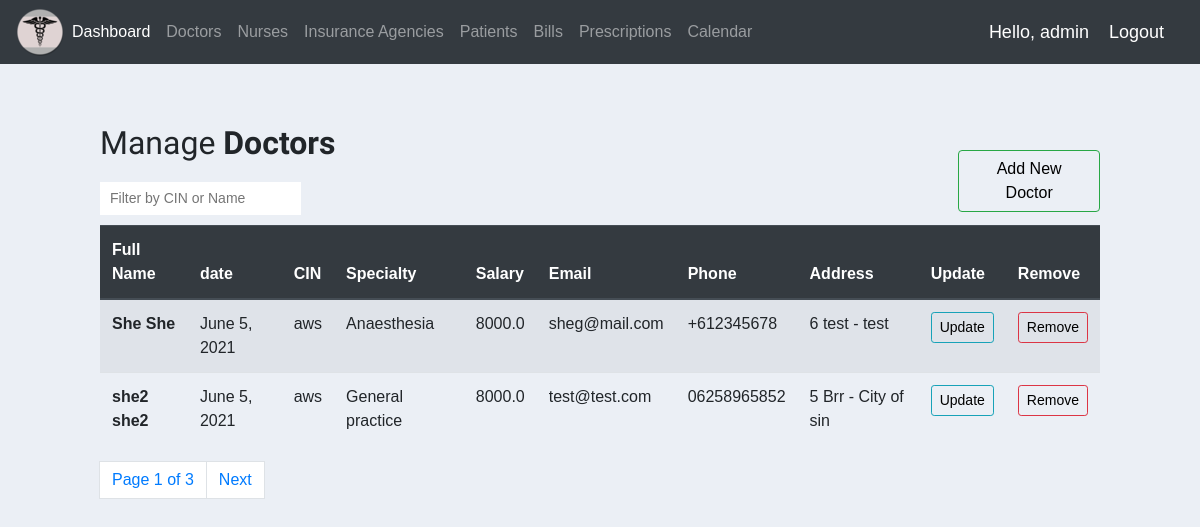
Screenshot of /list_entities/doctor (signed in) with the database file from the repository.
### mainapp/models.py (models this page shows, shortened)
class CommonInfo(models.Model):
    SEX = (
        ('Male', 'Male'),
        ('Female', 'Female'),
    )
    first_name = models.CharField(max_length=80, null=True)
    last_name = models.CharField(max_length=80, null=True)
    birth_date = models.DateField(null=True)
    sex = models.CharField(max_length=10, choices=SEX, null=True)
    cin = models.CharField(max_length=15, null=True)
    phone_nb = models.CharField(max_length=30, null=True)
    address = models.ForeignKey(Address, null=True, on_delete=models.SET_NULL)
    objects = models.Manager()
    class Meta:
        abstract = True

class Doctor(CommonInfo):
    user = models.OneToOneField(User, null=True, on_delete=models.CASCADE)
    SPECIALTY = (
        ('General practice', 'General practice'),
        ('Clinical radiology', 'Clinical radiology'),
        ('Anaesthesia', 'Anaesthesia'),
        ('Ophthalmology', 'Ophthalmology')
    )
    email = models.EmailField()
    pwd = models.CharField(max_length=200)
    salary = models.FloatField()
    specialty = models.CharField(max_length=200, choices=SPECIALTY)
    is_active = models.BooleanField(default=True)
    created = models.DateField(auto_now_add=True)
    objects = models.Manager()

class Address(models.Model):
    streetNb = models.IntegerField()
    AptFloor = models.CharField(max_length=200)
    city = models.CharField(max_length=60)

### mainapp/decorators.py (the view)
        def wrapper_func(request, *args, **kwargs):
            group = None
            if request.user.groups.exists():
                group = request.user.groups.all()[0].name
            if group in allowed_roles:
                return view_func(request, *args, **kwargs)
            else:
                return redirect('home')

### mainapp/templatetags/usergroup_tag.py (called while the page is built)
@register.filter(name='has_group')
def has_group(user, group_name):
    return user.groups.filter(name=group_name).exists()

### mainapp/templates/mainapp/entities/doctors.html (shortened to what this page needs)
{% extends "base.html" %}
{% load static %}
{% block content %}
    <div class="table-wrapper">
        <div class="table-title">
            <div class="row">
                <div class="col-sm-10">
                    <h2>Manage <b>Doctors</b></h2>
                    <input type="search" id="search" placeholder="Filter by CIN or Name">
                </div>
                <div class="col-sm-2 my-auto" style="height:20px;">
                    <a href="{% url 'create' 'doctor' %}" class="btn btn-success"><span>Add New Doctor</span></a>
                </div>
            </div>
        </div>
        <table class="table table-striped">
            <thead class="thead-dark">
                <tr>
                  <th scope="col">Full Name</th>
                  <th scope="col"><Birth-></Birth->date</th>
                  <th scope="col">CIN</th>
                  <th scope="col">Specialty</th>
                  <th scope="col">Salary</th>
                  <th scope="col">Email</th>
                  <th scope="col">Phone</th>
                  <th scope="col">Address</th>
                  <th scope="col">Update</th>
                  <th scope="col">Remove</th>
                </tr>
            </thead>
            <tbody>
                {% for item in items %}
                    <tr>
                      <th id="fullname">{{ item.last_name }} {{ item.first_name }}</th>
                      <td>{{ item.birth_date }}</td>
                      <td id="cin">{{ item.cin }}</td>
                      <td>{{ item.specialty }}</td>
                      <td>{{ item.salary }}</td>
                      <td>{{ item.email }}</td>
                      <td>{{ item.phone_nb }}</td>
                      <td>{{ item.address.streetNb }} {{ item.address.AptFloor }} - {{ item.address.city }} </td>
                      <td><a class="btn btn-sm btn-info" href="{% url 'update' item.id 'doctor' %}">Update</a></td>
                      <td><a class="btn btn-sm btn-danger" href="{% url 'delete' item.id 'doctor' %}" >Remove</a></td>
                    </tr>
                {% endfor %}
            </tbody>
        </table>
    </div>
    {% include '../../pagination.html' with page=items %}
    {% endblock %}

### mainapp/templates/navbar.html (shortened to what this page needs)
{% load static %}
{% load usergroup_tag %}
<nav class="navbar navbar-expand-lg navbar-dark bg-dark">
  <img src="{% static 'images/medlogo.ico' %}">
  <div class="collapse navbar-collapse" id="navbarTogglerDemo02">
    <ul class="navbar-nav mr-auto mt-2 mt-lg-0">
      <li class="nav-item active">
        {% if request.user|has_group:"admin" %}
        <a class="nav-link" href="{% url 'dashboard'  %}">Dashboard <span class="sr-only">(current)</span></a>
        {% else %}
          <a class="nav-link" href="{% url 'home'  %}">Home <span class="sr-only">(current)</span></a>
        {% endif %}
      </li>
      {% if request.user|has_group:"patient" %}
        <li class="nav-item">
          <a class="nav-link" href="{% url 'patientDocs' 'document' %}">My documents</a>
        </li>
        <li class="nav-item">
          <a class="nav-link" href="{% url 'patientDocs' 'prescription' %}">My prescriptions</a>
        </li>
        <li class="nav-item">
          <a class="nav-link" href="{% url 'patientDocs' 'bill' %}">My bills</a>
        </li>
        <li class="nav-item">
          <a class="nav-link" href="{% url 'patientDocs' 'insurance' %}">My insurance</a>
        </li>
        <li class="nav-item">
          <a class="nav-link" href="{% url 'calendar' %}">Make an appointment</a>
        </li>
      {% elif request.user|has_group:"admin" %}
        <li class="nav-item">
          <a class="nav-link" href="{% url 'list_entities' 'doctor' %}">Doctors</a>
        </li>
        <li class="nav-item">
          <a class="nav-link" href="{% url 'list_entities' 'nurse' %}">Nurses</a>
        </li>
        <li class="nav-item">
          <a class="nav-link" href="{% url 'list_entities' 'agency' %}">Insurance Agencies</a>
        </li>
        <li class="nav-item">
          <a class="nav-link" href="{% url 'list_entities' 'patient' %}">Patients</a>
        </li>
        <li class="nav-item">
          <a class="nav-link" href="{% url 'list_entities' 'bill' %}">Bills</a>
        </li>
        <li class="nav-item">
          <a class="nav-link" href="{% url 'list_entities' 'prescription' %}">Prescriptions</a>
        </li>
        <li class="nav-item">
          <a class="nav-link" href="{% url 'calendar'  %}">Calendar</a>
        </li>
      {% endif %}
    </ul>
  </div>
  <span class="hello-msg">Hello, {{ request.user }}</span>
  <span><a class="hello-msg" href="{% url 'logout' %}">Logout</a></span>
</nav>

### mainapp/static/css/base.css (style rules this page uses)
body { margin:0; padding:0; font-family:helvetica, sans-serif; background-color:rgb(208,0,0); }
a { color:#12c064; text-decoration:none; }
h1, h2, h3, h4, h5 , h6 { font-family: 'Muli', sans-serif; font-weight:normal; }
h2 { margin:30px 0 20px; }
input, textarea { margin:0 0 10px; background-color:#fff; border: 2px; padding:6px 10px; font-size:14px; }

### mainapp/static/css/calendar.css (style rules this page uses)
ul { height: 100%; padding: 0px 5px 0px 20px; }
a { color: #17a2b8; }
.btn { outline: none; color: black; background-color: transparent; box-shadow: 0 0 0 0; }

### mainapp/templates/navbar.html (style rules this page uses)
.hello-msg { font-size:18px; color:#fff; margin-right:20px; }

### rows the page displays
Doctor: last_name "She", first_name "She", birth_date "June 5, 2021", cin "aws", specialty "Anaesthesia", salary "8000.0", email "sheg@mail.com", phone_nb "+612345678", address.streetNb "6", address.AptFloor "test", address.city "test"
Doctor: last_name "she2", first_name "she2", birth_date "June 5, 2021", cin "aws", specialty "General practice", salary "8000.0", email "test@test.com", phone_nb "06258965852", address.streetNb "5", address.AptFloor "Brr", address.city "City of sin"

### other values shown
{{ request.user }} "admin"
{{ page.number }} "1"
{{ page.paginator.num_pages }} "3"
